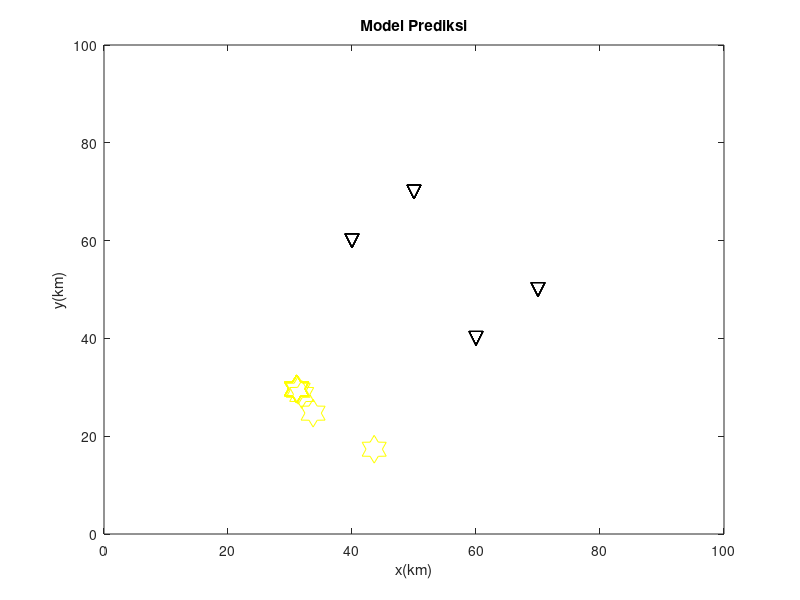
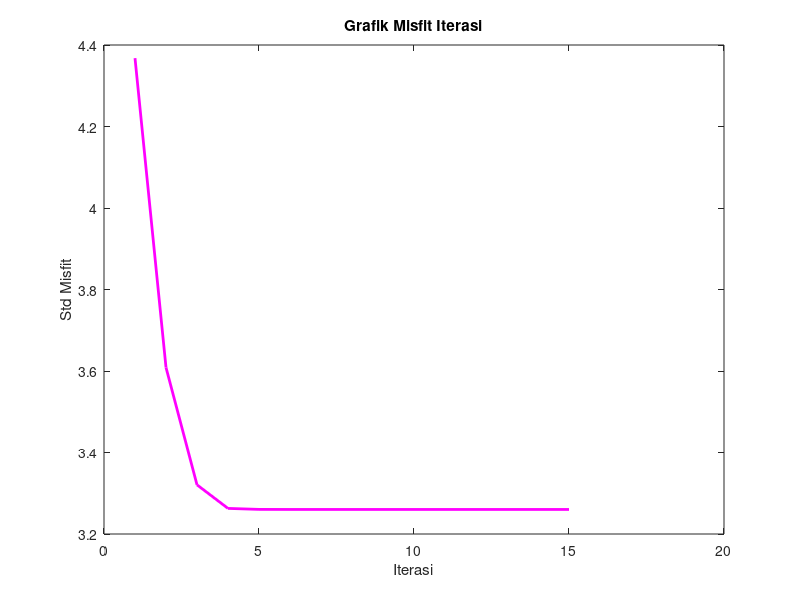

Source code (MATLAB) for these figures, in order:
%UAS No 1
%Leonardo Budhi Satrio Utomo
%12318011

clc
close all
clear

tobs = [11.2;7.8;8.0;11.1];
x = [40;70;50;60];
y = [60;50;70;40];
vp = 4; %km/s

t0 = 0; %s

%Menghitung gcal
iterasi = 1; eps=inf;
while eps >=0.05
    if iterasi ==1
        x_model = 60;
        y_model = 10;
    else
        x_model = x_pertu;
        y_model = y_pertu;
    end
    
    %menghitung data tcal
    tcal=zeros(length(x),1);
    for i=1:length(x)
        tcal(i) = t0 + ((sqrt((x(i)-x_model).^2+(y(i)-y_model).^2))/vp);
    end
    
    %menghitung misfit
    dg_misfit=tobs-tcal;
    eps = sqrt(mean((dg_misfit).^2));%mean
    e_plot(iterasi)=eps;
    
    %membuat kondisi untuk inversi jacobi
        %membuat matriks jacobi
        for i=1:length(x)
            turunan_x(i) = t0 + (x_model-x(i))/(sqrt((x(i)-x_model).^2+(y(i)-y_model).^2)*vp);
            turunan_y(i) = t0 + (y_model-y(i))/(sqrt((x(i)-x_model).^2+(y(i)-y_model).^2)*vp);
        end
        J = ones(length(x),2);
        J(:,1) = turunan_x';
        J(:,2) = turunan_y';
        
        %menghitung perturbasi model
        dm_perturbasi=inv(J'*J)*J'*dg_misfit;
        x_pertu=x_model+dm_perturbasi(1);
        y_pertu=y_model+dm_perturbasi(2);
        
    %plot model prediksi bawah permukaan ter-perturbasi
    loc_x=x_pertu;
    loc_y=y_pertu;
    plot(x,y,'vk','MarkerSize',10)
    hold on
    plot(loc_x,loc_y,'hy','markersize',20)
    hold on
    pause(0.5)
    xlim([0,100]);
    ylim([0,100]);
    xlabel('x(km)');
    ylabel('y(km)');
    title('Model Prediksi')
    iterasi=iterasi+1;

    if abs(dm_perturbasi(1))<1e-6 || abs(dm_perturbasi(2))<1e-6
        break
    end
    
end

sprintf('posisi episenter gempa dalam sumbu x: %3.3f', loc_x)
sprintf('posisi episenter gempa dalam sumbu y: %3.3f', loc_y)
sprintf('Nilai ERMS minimum: %3.3f', eps)

figure(2)
plot([1:1:(length(e_plot))],e_plot,'Color','m','LineStyle','-','LineWidth',2)
xlabel('Iterasi');
ylabel('Std Misfit');
title('Grafik Misfit Iterasi');

%%
%Komentar
%Saya menggunakan percobaan dengan beberapa model awal. Model awal pertama
%saya pasang di bawah x=50 dan y=50, sedangkan yang kedua menggunakan x dan
%y di atas 50. Hasilnya menunjukkan perbedaan lokasi episenter. Hal ini
%mungkin disebabkan adanya minimum lokal pada dua lokasi berbeda